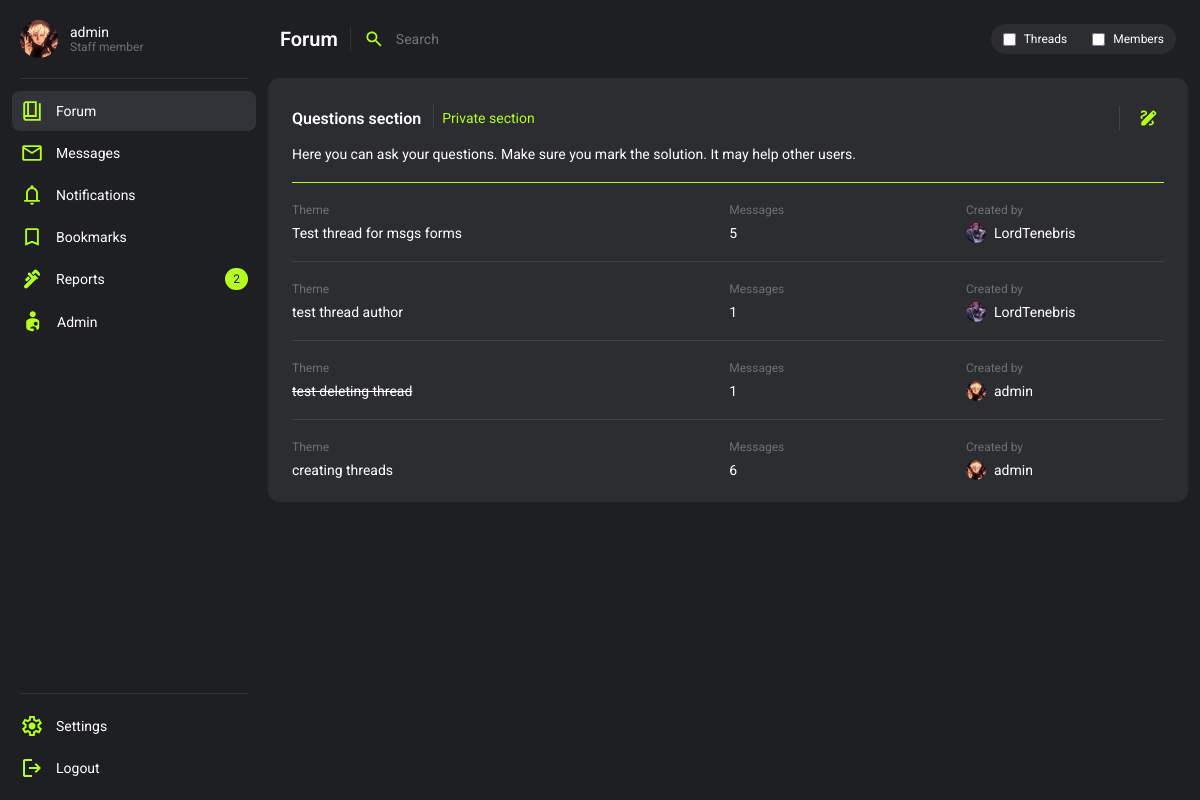
The page /forum/questions-section/ (signed in) on the database as committed earlier.
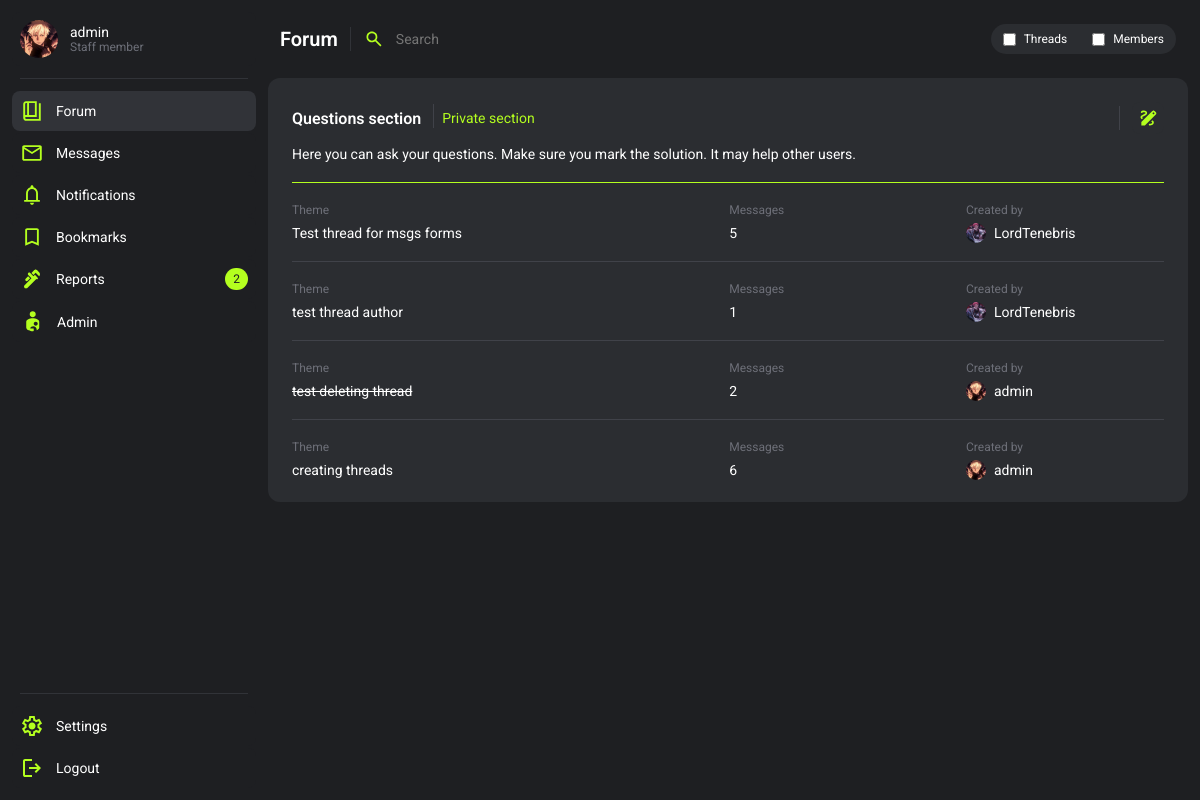
The same page on the database as committed later.
### forum/models.py (models this page shows, shortened)
class Thread(models.Model):
    user = models.ForeignKey(User, on_delete=models.SET_NULL, null=True)
    title = models.CharField(max_length=225)
    slug = models.SlugField(max_length=225, blank=True, null=True)
    node = models.ForeignKey(Node, on_delete=models.CASCADE)
    is_closed = models.BooleanField(default=False)
    is_visible = models.BooleanField(default=True)
    is_pinned = models.BooleanField(default=False)
    msg_amount = models.IntegerField(blank=True, null=True, default=1)
    invis_reason = models.TextField(blank=True, null=True)
    deleted_by = models.ForeignKey(User, on_delete=models.SET_NULL, null=True, blank=True, related_name="thread_deleted_by")
    time_created = models.DateTimeField(default=datetime.now())
    time_changed = models.DateTimeField(null=True, blank=True)
    def __str__(self):
        return self.title

### users/models.py (models this page shows, shortened)
class Profile(models.Model):
    user = models.OneToOneField(User, on_delete=models.CASCADE)
    title = models.CharField(max_length=100, null=True, blank=True, default="Member")
    info = models.CharField(max_length=200, null=True, blank=True)
    profile_picture = models.CharField(max_length=225, null=True, blank=True, default="default.svg")
    warnings = models.SmallIntegerField(default=0)
    active_notifications = models.IntegerField(default=0)
    is_banned = models.BooleanField(default=False)
    banned_by = models.ForeignKey(User, related_name='banned_by', null=True, blank=True, on_delete=models.SET_NULL)
    ban_reason = models.TextField(null=True, blank=True)
    ban_time = models.DateTimeField(null=True, blank=True)

### forum/views.py (the view)
# urls.py: path('<slug:section>/', section, name='section'),
def section(request, section):
    context = {}
    try:
        node = Node.objects.get(slug__iexact = section)
    except:
        return render(request, 'error.html', {'error_str':base_strings.ERRORS['node_not_found']})
    try:
        child_nodes = Node.objects.filter(parent=node)
        context["child_nodes"] = child_nodes
    except:
        context["child_nodes"] = False
    threads_in_node = Thread.objects.filter(node=node).annotate(
            latest_msg=Max('message__id')).order_by('-id')
    pinned_threads = []
    unpinned_threads = []
    for thread in threads_in_node:
        last_msg = Message.objects.filter(thread=thread).order_by('-id').first()
        if last_msg:
            if last_msg.thread.is_pinned:
                pinned_threads.append((thread, last_msg))
            else:
                unpinned_threads.append((thread, last_msg))
    threads = pinned_threads + unpinned_threads
    context ["node"] = node
    context ["threads"] = threads
    return render(request, "forum_section.html", context)

### users/chat_processor.py (called while the page is built, shortened)
def profile_processor(request):
    chat_data = {}
    return chat_data

### forum/templates/forum_section.html (shortened to what the changed rows need)
{% extends 'base.html' %}
{% block style %}
    {% load static %}
    <link rel="stylesheet" href="{% static 'forum.css' %}">
    <link rel="stylesheet" href="{% static 'thread.css' %}">
{% endblock %}
{% block header %}
    <header class="wrapper">
        <h2 class="title">Forum</h2>
    </header>
{% endblock %}
{% block content %}
<div class="container content">
    <div class="container card">
        <div class="container mainCard">
            <div class="wrapper cardHeader">
                    <h2 class="cardTitle">{{ node.name }}</h2>
            </div>
            <p class="cardHeaderDescription">{{ node.description }}</p>
        </div>
        {% for thread, message in threads %}
            {% if thread.is_visible or perms.view_thread %}
                {% if not thread.node.type_private or perms.view_node or request.user == message.user %}
                    <div class="cardLine"></div>
                    <div class="cardSectionMultiple">
                        <a class="cardSectionItem" href="{% url 'thread' thread.node.name|slugify thread.title|slugify thread.id %}">
                            <div class="container cardSectionInnerItem">
                                <p class="meta">Theme</p>
                                <p class="text">
                                    {% if not thread.is_visible %}
                                        <del>{{thread}}</del>
                                    {% else %}
                                        {{thread}}
                                    {% endif %}
                                </p>
                            </div>
                            <div class="container cardSectionInnerItem">
                                <p class="meta">Messages</p>
                                <p class="text">{{ thread.msg_amount }}</p>
                            </div>
                        </a>
                        <a class="container cardSectionAutherItem" href="{% url 'profile_view' thread.user.id %}">
                            <p class="meta">Created by</p>
                            <div class="wrapper cardSectionAutherItemMetaContainer">
                                <img class="themeCardSectionProfilePicture" src="{{ media_url }}{{ thread.user.profile.profile_picture }}" alt="">
                                {% if perms.users.view_profile and thread.user.profile.is_banned %}
                                    <p class="text"><del>{{ thread.user.username }}</del></p>
                                {% else %}
                                    <p class="text">{{ thread.user.username }}</p>
                                {% endif %}
                            </div>
                        </a>
                    </div>
                {% endif %}
            {% endif %}
        {% endfor %}
    </div>
</div>
{% endblock %}

Rows that differ between the two databases and show on the page:
changed Thread "test deleting thread": msg_amount "1" → "2"
